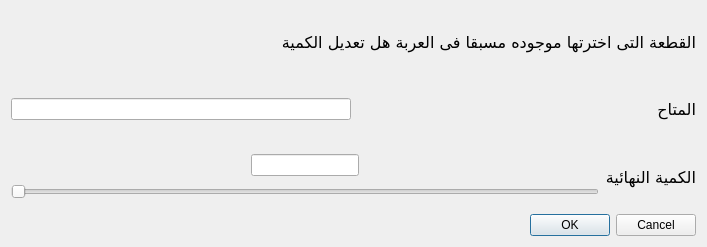
<?xml version="1.0" encoding="UTF-8"?>
<ui version="4.0">
 <class>Dialog</class>
 <widget class="QDialog" name="Dialog">
  <property name="geometry">
   <rect>
    <x>0</x>
    <y>0</y>
    <width>707</width>
    <height>247</height>
   </rect>
  </property>
  <property name="windowTitle">
   <string>Dialog</string>
  </property>
  <layout class="QVBoxLayout" name="verticalLayout">
   <item>
    <widget class="QLabel" name="label">
     <property name="font">
      <font>
       <family>Mongolian Baiti</family>
       <pointsize>12</pointsize>
      </font>
     </property>
     <property name="text">
      <string>القطعة التى اخترتها موجوده مسبقا فى العربة هل تعديل الكمية </string>
     </property>
    </widget>
   </item>
   <item>
    <layout class="QHBoxLayout" name="horizontalLayout">
     <item>
      <widget class="QLineEdit" name="lineEdit_Ava">
       <property name="layoutDirection">
        <enum>Qt::RightToLeft</enum>
       </property>
       <property name="readOnly">
        <bool>true</bool>
       </property>
      </widget>
     </item>
     <item>
      <widget class="QLabel" name="label_3">
       <property name="sizePolicy">
        <sizepolicy hsizetype="Expanding" vsizetype="Preferred">
         <horstretch>0</horstretch>
         <verstretch>0</verstretch>
        </sizepolicy>
       </property>
       <property name="font">
        <font>
         <family>Mongolian Baiti</family>
         <pointsize>12</pointsize>
        </font>
       </property>
       <property name="text">
        <string>المتاح</string>
       </property>
      </widget>
     </item>
    </layout>
   </item>
   <item>
    <layout class="QHBoxLayout" name="horizontalLayout_2">
     <item>
      <layout class="QVBoxLayout" name="verticalLayout_2">
       <property name="spacing">
        <number>0</number>
       </property>
       <item>
        <layout class="QHBoxLayout" name="horizontalLayout_4">
         <item>
          <widget class="QLineEdit" name="lineEdit_Quantity_2">
           <property name="sizePolicy">
            <sizepolicy hsizetype="Fixed" vsizetype="Fixed">
             <horstretch>0</horstretch>
             <verstretch>0</verstretch>
            </sizepolicy>
           </property>
           <property name="readOnly">
            <bool>false</bool>
           </property>
           <property name="clearButtonEnabled">
            <bool>false</bool>
           </property>
          </widget>
         </item>
        </layout>
       </item>
       <item>
        <widget class="QSlider" name="horizontalSlider">
         <property name="cursor">
          <cursorShape>PointingHandCursor</cursorShape>
         </property>
         <property name="orientation">
          <enum>Qt::Horizontal</enum>
         </property>
        </widget>
       </item>
      </layout>
     </item>
     <item>
      <widget class="QLabel" name="label_4">
       <property name="font">
        <font>
         <family>Mongolian Baiti</family>
         <pointsize>12</pointsize>
        </font>
       </property>
       <property name="text">
        <string>الكمية النهائية</string>
       </property>
      </widget>
     </item>
    </layout>
   </item>
   <item>
    <widget class="QDialogButtonBox" name="buttonBox">
     <property name="orientation">
      <enum>Qt::Horizontal</enum>
     </property>
     <property name="standardButtons">
      <set>QDialogButtonBox::Cancel|QDialogButtonBox::Ok</set>
     </property>
    </widget>
   </item>
  </layout>
 </widget>
 <resources/>
 <connections>
  <connection>
   <sender>buttonBox</sender>
   <signal>accepted()</signal>
   <receiver>Dialog</receiver>
   <slot>accept()</slot>
   <hints>
    <hint type="sourcelabel">
     <x>248</x>
     <y>254</y>
    </hint>
    <hint type="destinationlabel">
     <x>157</x>
     <y>274</y>
    </hint>
   </hints>
  </connection>
  <connection>
   <sender>buttonBox</sender>
   <signal>rejected()</signal>
   <receiver>Dialog</receiver>
   <slot>reject()</slot>
   <hints>
    <hint type="sourcelabel">
     <x>316</x>
     <y>260</y>
    </hint>
    <hint type="destinationlabel">
     <x>286</x>
     <y>274</y>
    </hint>
   </hints>
  </connection>
 </connections>
</ui>
